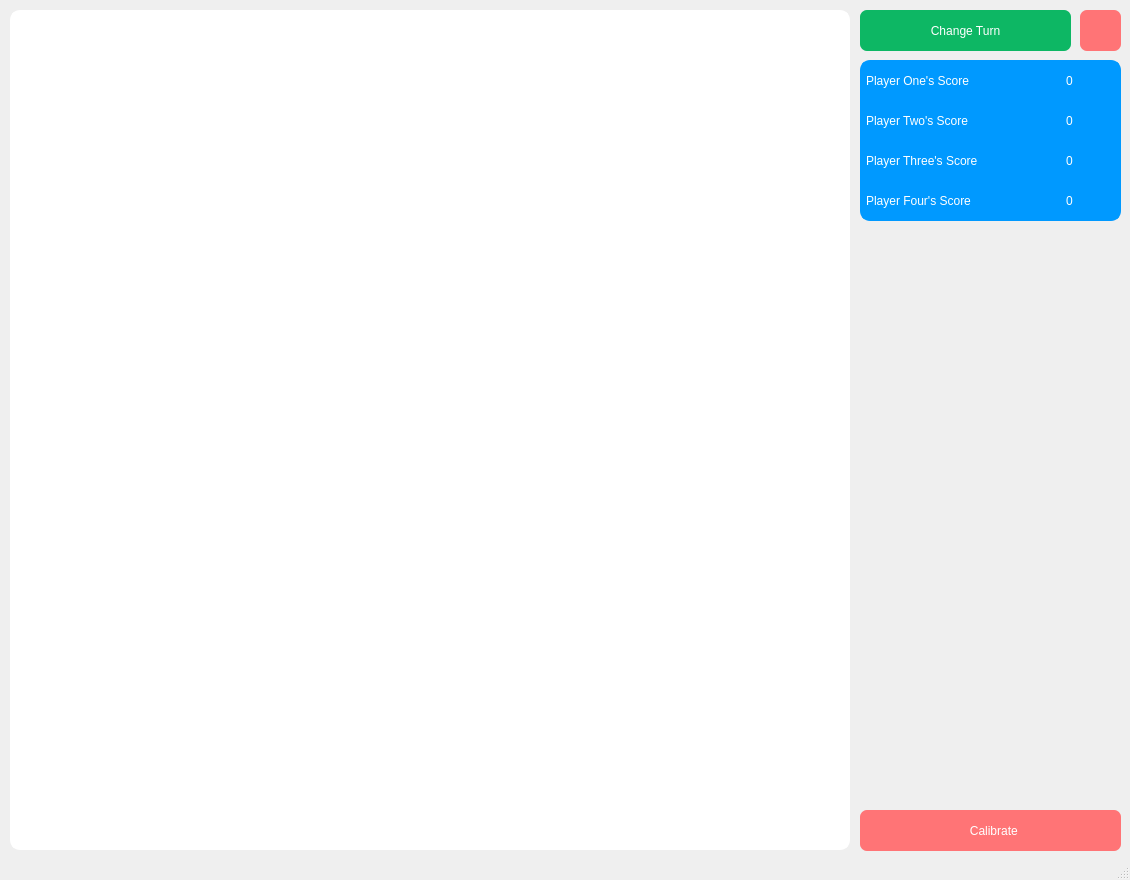
<?xml version="1.0" encoding="UTF-8"?>
<ui version="4.0">
 <class>MainWindow</class>
 <widget class="QMainWindow" name="MainWindow">
  <property name="geometry">
   <rect>
    <x>0</x>
    <y>0</y>
    <width>1130</width>
    <height>880</height>
   </rect>
  </property>
  <property name="sizePolicy">
   <sizepolicy hsizetype="Fixed" vsizetype="Fixed">
    <horstretch>0</horstretch>
    <verstretch>0</verstretch>
   </sizepolicy>
  </property>
  <property name="windowTitle">
   <string>MainWindow</string>
  </property>
  <property name="styleSheet">
   <string notr="true">QPushButton {
	color: rgb(255, 255, 255);
	font: 700 13pt &quot;Segoe UI&quot;;
	background-color: rgb(13, 183, 100); /*light green*/
	/*border-color: rgb(13, 186, 255); /*light blue*/
	border-radius: 7px;
}

QPushButton:hover {
	background-color: rgb(6, 165, 75); /*darkish green*/
}

QPushButton:pressed {
	background-color:  rgb(15, 121, 63); /*dark green*/
}

QGraphicsView {
	border: 3px solid white;
	border-radius:10px;
}

QListWidget {
	border: 3px solid white;
	border-radius:10px;
}

QLabel {
	color: rgb(255, 255, 255);
	font: 700 13pt &quot;Segoe UI&quot;;
	background-color: rgb(0, 153, 255); /*light blue*/
	border: 3px solid rgb(0, 153, 255); /*light blue*/
	border-radius:10px;
}</string>
  </property>
  <widget class="QWidget" name="centralwidget">
   <property name="sizePolicy">
    <sizepolicy hsizetype="Fixed" vsizetype="Fixed">
     <horstretch>0</horstretch>
     <verstretch>0</verstretch>
    </sizepolicy>
   </property>
   <property name="styleSheet">
    <string notr="true"/>
   </property>
   <widget class="QPushButton" name="change_turn_button">
    <property name="enabled">
     <bool>true</bool>
    </property>
    <property name="geometry">
     <rect>
      <x>860</x>
      <y>10</y>
      <width>211</width>
      <height>41</height>
     </rect>
    </property>
    <property name="styleSheet">
     <string notr="true"/>
    </property>
    <property name="text">
     <string>Change Turn</string>
    </property>
    <property name="default">
     <bool>false</bool>
    </property>
    <property name="flat">
     <bool>false</bool>
    </property>
   </widget>
   <widget class="QGraphicsView" name="scrabble_board">
    <property name="geometry">
     <rect>
      <x>10</x>
      <y>10</y>
      <width>840</width>
      <height>840</height>
     </rect>
    </property>
    <property name="sizePolicy">
     <sizepolicy hsizetype="Fixed" vsizetype="Fixed">
      <horstretch>0</horstretch>
      <verstretch>0</verstretch>
     </sizepolicy>
    </property>
    <property name="verticalScrollBarPolicy">
     <enum>Qt::ScrollBarAlwaysOff</enum>
    </property>
    <property name="horizontalScrollBarPolicy">
     <enum>Qt::ScrollBarAlwaysOff</enum>
    </property>
    <property name="renderHints">
     <set>QPainter::TextAntialiasing</set>
    </property>
    <property name="dragMode">
     <enum>QGraphicsView::NoDrag</enum>
    </property>
   </widget>
   <widget class="QPushButton" name="undo_button">
    <property name="enabled">
     <bool>true</bool>
    </property>
    <property name="geometry">
     <rect>
      <x>1080</x>
      <y>10</y>
      <width>41</width>
      <height>41</height>
     </rect>
    </property>
    <property name="styleSheet">
     <string notr="true">QPushButton {
	color: rgb(255, 255, 255);
	font: 700 13pt &quot;Segoe UI&quot;;
	background-color: rgb(255, 116, 118); /*light red*/
	border-radius: 7px;
}

QPushButton:hover {
	background-color: rgb(235, 100, 100); /*med red*/
}

QPushButton:pressed {
	background-color:  rgb(200, 50, 50); /*dark red*/
}

QPushButton:disabled {
	background-color:  rgb(255, 180, 180); /*lightest red*/
}</string>
    </property>
    <property name="text">
     <string/>
    </property>
    <property name="icon">
     <iconset resource="resources.qrc">
      <normaloff>:/Resources/Menu/undo.png</normaloff>:/Resources/Menu/undo.png</iconset>
    </property>
    <property name="iconSize">
     <size>
      <width>30</width>
      <height>30</height>
     </size>
    </property>
    <property name="default">
     <bool>false</bool>
    </property>
    <property name="flat">
     <bool>false</bool>
    </property>
   </widget>
   <widget class="QWidget" name="widget_5" native="true">
    <property name="geometry">
     <rect>
      <x>860</x>
      <y>60</y>
      <width>261</width>
      <height>161</height>
     </rect>
    </property>
    <widget class="QWidget" name="widget_4" native="true">
     <property name="geometry">
      <rect>
       <x>0</x>
       <y>120</y>
       <width>261</width>
       <height>41</height>
      </rect>
     </property>
     <widget class="QLabel" name="Score4_text">
      <property name="geometry">
       <rect>
        <x>0</x>
        <y>0</y>
        <width>201</width>
        <height>41</height>
       </rect>
      </property>
      <property name="styleSheet">
       <string notr="true">border-top-right-radius: 0px;
border-top-left-radius: 0px;
border-bottom-right-radius: 0px;</string>
      </property>
      <property name="text">
       <string>Player Four's Score</string>
      </property>
     </widget>
     <widget class="QLabel" name="Score4">
      <property name="geometry">
       <rect>
        <x>200</x>
        <y>0</y>
        <width>61</width>
        <height>41</height>
       </rect>
      </property>
      <property name="styleSheet">
       <string notr="true">border-top-left-radius: 0px;
border-top-right-radius: 0px;
border-bottom-left-radius: 0px;</string>
      </property>
      <property name="text">
       <string>0</string>
      </property>
     </widget>
    </widget>
    <widget class="QWidget" name="widget" native="true">
     <property name="geometry">
      <rect>
       <x>0</x>
       <y>0</y>
       <width>261</width>
       <height>41</height>
      </rect>
     </property>
     <widget class="QLabel" name="Score1_text">
      <property name="geometry">
       <rect>
        <x>0</x>
        <y>0</y>
        <width>201</width>
        <height>41</height>
       </rect>
      </property>
      <property name="styleSheet">
       <string notr="true">border-top-right-radius: 0px;
border-bottom-right-radius: 0px;
border-bottom-left-radius: 0px;</string>
      </property>
      <property name="text">
       <string>Player One's Score</string>
      </property>
     </widget>
     <widget class="QLabel" name="Score1">
      <property name="geometry">
       <rect>
        <x>200</x>
        <y>0</y>
        <width>61</width>
        <height>41</height>
       </rect>
      </property>
      <property name="styleSheet">
       <string notr="true">border-top-left-radius: 0px;
border-bottom-left-radius: 0px;
border-bottom-right-radius: 0px;</string>
      </property>
      <property name="text">
       <string>0</string>
      </property>
     </widget>
    </widget>
    <widget class="QWidget" name="widget_3" native="true">
     <property name="geometry">
      <rect>
       <x>0</x>
       <y>80</y>
       <width>261</width>
       <height>41</height>
      </rect>
     </property>
     <widget class="QLabel" name="Score3_text">
      <property name="geometry">
       <rect>
        <x>0</x>
        <y>0</y>
        <width>201</width>
        <height>41</height>
       </rect>
      </property>
      <property name="styleSheet">
       <string notr="true">border-radius: 0px;</string>
      </property>
      <property name="text">
       <string>Player Three's Score</string>
      </property>
     </widget>
     <widget class="QLabel" name="Score3">
      <property name="geometry">
       <rect>
        <x>200</x>
        <y>0</y>
        <width>61</width>
        <height>41</height>
       </rect>
      </property>
      <property name="styleSheet">
       <string notr="true">border-radius: 0px;
</string>
      </property>
      <property name="text">
       <string>0</string>
      </property>
     </widget>
    </widget>
    <widget class="QWidget" name="widget_2" native="true">
     <property name="geometry">
      <rect>
       <x>0</x>
       <y>40</y>
       <width>261</width>
       <height>41</height>
      </rect>
     </property>
     <widget class="QLabel" name="Score2_text">
      <property name="geometry">
       <rect>
        <x>0</x>
        <y>0</y>
        <width>201</width>
        <height>41</height>
       </rect>
      </property>
      <property name="styleSheet">
       <string notr="true">border-radius: 0px;</string>
      </property>
      <property name="text">
       <string>Player Two's Score</string>
      </property>
     </widget>
     <widget class="QLabel" name="Score2">
      <property name="geometry">
       <rect>
        <x>200</x>
        <y>0</y>
        <width>61</width>
        <height>41</height>
       </rect>
      </property>
      <property name="styleSheet">
       <string notr="true">border-radius: 0px;</string>
      </property>
      <property name="text">
       <string>0</string>
      </property>
     </widget>
    </widget>
   </widget>
   <widget class="QPushButton" name="undo_button_2">
    <property name="enabled">
     <bool>true</bool>
    </property>
    <property name="geometry">
     <rect>
      <x>860</x>
      <y>810</y>
      <width>261</width>
      <height>41</height>
     </rect>
    </property>
    <property name="styleSheet">
     <string notr="true">QPushButton {
	color: rgb(255, 255, 255);
	font: 700 13pt &quot;Segoe UI&quot;;
	background-color: rgb(255, 116, 118); /*light red*/
	border-radius: 7px;
}

QPushButton:hover {
	background-color: rgb(235, 100, 100); /*med red*/
}

QPushButton:pressed {
	background-color:  rgb(200, 50, 50); /*dark red*/
}

QPushButton:disabled {
	background-color:  rgb(255, 180, 180); /*lightest red*/
}</string>
    </property>
    <property name="text">
     <string>  Calibrate</string>
    </property>
    <property name="icon">
     <iconset resource="resources.qrc">
      <normaloff>:/Resources/Menu/calibrate.png</normaloff>:/Resources/Menu/calibrate.png</iconset>
    </property>
    <property name="iconSize">
     <size>
      <width>23</width>
      <height>22</height>
     </size>
    </property>
    <property name="default">
     <bool>false</bool>
    </property>
    <property name="flat">
     <bool>false</bool>
    </property>
   </widget>
  </widget>
  <widget class="QStatusBar" name="statusbar"/>
  <widget class="QMenuBar" name="menubar">
   <property name="geometry">
    <rect>
     <x>0</x>
     <y>0</y>
     <width>1130</width>
     <height>25</height>
    </rect>
   </property>
  </widget>
 </widget>
 <resources>
  <include location="resources.qrc"/>
 </resources>
 <connections/>
</ui>
